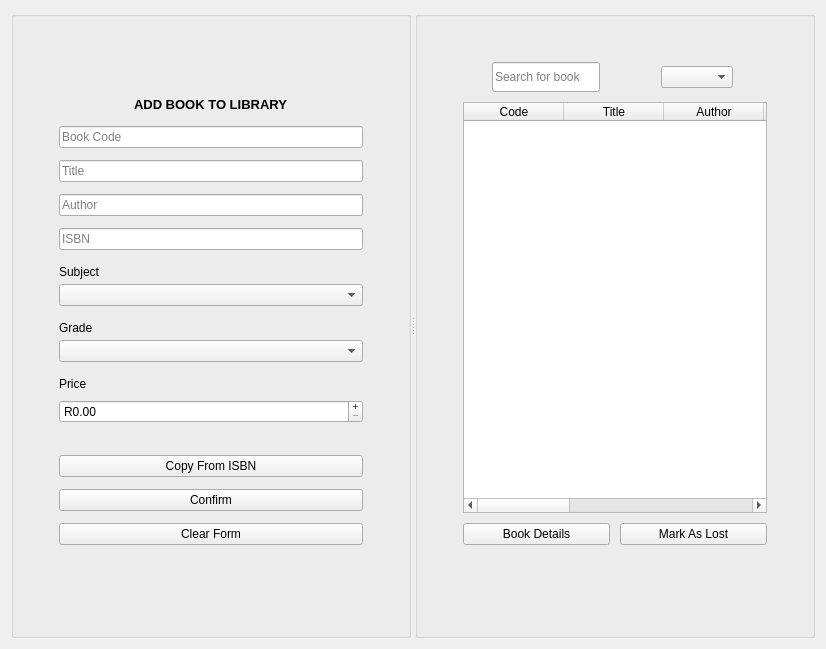
                      <widget class="QWidget" name="page_addViewBooks">
                       <layout class="QHBoxLayout" name="horizontalLayout_21">
                        <item>
                         <widget class="QSplitter" name="splitter_books">
                          <property name="orientation">
                           <enum>Qt::Orientation::Horizontal</enum>
                          </property>
                          <property name="childrenCollapsible">
                           <bool>false</bool>
                          </property>
                          <widget class="QGroupBox" name="groupBox_addBook">
                           <property name="minimumSize">
                            <size>
                             <width>400</width>
                             <height>0</height>
                            </size>
                           </property>
                           <property name="font">
                            <font>
                             <bold>false</bold>
                            </font>
                           </property>
                           <property name="title">
                            <string />
                           </property>
                           <layout class="QVBoxLayout" name="verticalLayout_61">
                            <property name="spacing">
                             <number>12</number>
                            </property>
                            <property name="leftMargin">
                             <number>45</number>
                            </property>
                            <property name="topMargin">
                             <number>15</number>
                            </property>
                            <property name="rightMargin">
                             <number>45</number>
                            </property>
                            <property name="bottomMargin">
                             <number>15</number>
                            </property>
                            <item alignment="Qt::AlignmentFlag::AlignHCenter">
                             <widget class="QLabel" name="label_addBookTIcon">
                              <property name="minimumSize">
                               <size>
                                <width>50</width>
                                <height>50</height>
                               </size>
                              </property>
                              <property name="maximumSize">
                               <size>
                                <width>50</width>
                                <height>50</height>
                               </size>
                              </property>
                              <property name="text">
                               <string />
                              </property>
                              <property name="pixmap">
                               <pixmap resource="../resources.qrc">:/icons/icons/book/book_6_40dp_E3E3E3_FILL0_wght300_GRAD0_opsz40.svg</pixmap>
                              </property>
                             </widget>
                            </item>
                            <item alignment="Qt::AlignmentFlag::AlignHCenter">
                             <widget class="QLabel" name="label_adBookTitle">
                              <property name="minimumSize">
                               <size>
                                <width>0</width>
                                <height>20</height>
                               </size>
                              </property>
                              <property name="maximumSize">
                               <size>
                                <width>16777215</width>
                                <height>20</height>
                               </size>
                              </property>
                              <property name="font">
                               <font>
                                <pointsize>10</pointsize>
                                <bold>true</bold>
                               </font>
                              </property>
                              <property name="text">
                               <string>ADD BOOK TO LIBRARY</string>
                              </property>
                             </widget>
                            </item>
                            <item>
                             <widget class="QLineEdit" name="lineEdit_bookCode">
                              <property name="text">
                               <string />
                              </property>
                              <property name="placeholderText">
                               <string>Book Code</string>
                              </property>
                             </widget>
                            </item>
                            <item>
                             <widget class="QLineEdit" name="lineEdit_bookTitle">
                              <property name="text">
                               <string />
                              </property>
                              <property name="placeholderText">
                               <string>Title</string>
                              </property>
                             </widget>
                            </item>
                            <item>
                             <widget class="QLineEdit" name="lineEdit_bookAuthor">
                              <property name="text">
                               <string />
                              </property>
                              <property name="placeholderText">
                               <string>Author</string>
                              </property>
                             </widget>
                            </item>
                            <item>
                             <widget class="QLineEdit" name="lineEdit_bookISBN">
                              <property name="text">
                               <string />
                              </property>
                              <property name="placeholderText">
                               <string>ISBN</string>
                              </property>
                             </widget>
                            </item>
                            <item>
                             <layout class="QVBoxLayout" name="verticalLayout_34">
                              <property name="spacing">
                               <number>2</number>
                              </property>
                              <item>
                               <widget class="QLabel" name="label_addBookSubjectTitle">
                                <property name="minimumSize">
                                 <size>
                                  <width>0</width>
                                  <height>20</height>
                                 </size>
                                </property>
                                <property name="maximumSize">
                                 <size>
                                  <width>16777215</width>
                                  <height>20</height>
                                 </size>
                                </property>
                                <property name="text">
                                 <string>Subject</string>
                                </property>
                                <property name="buddy">
                                 <cstring>comboBox_bookSubject</cstring>
                                </property>
                               </widget>
                              </item>
                              <item>
                               <widget class="QComboBox" name="comboBox_bookSubject">
                                </widget>
                              </item>
                             </layout>
                            </item>
                            <item>
                             <layout class="QVBoxLayout" name="verticalLayout_59">
                              <property name="spacing">
                               <number>2</number>
                              </property>
                              <item>
                               <widget class="QLabel" name="label_addBookGradeTitle">
                                <property name="minimumSize">
                                 <size>
                                  <width>0</width>
                                  <height>20</height>
                                 </size>
                                </property>
                                <property name="maximumSize">
                                 <size>
                                  <width>16777215</width>
                                  <height>20</height>
                                 </size>
                                </property>
                                <property name="text">
                                 <string>Grade</string>
                                </property>
                                <property name="buddy">
                                 <cstring>comboBox_bookGrade</cstring>
                                </property>
                               </widget>
                              </item>
                              <item>
                               <widget class="QComboBox" name="comboBox_bookGrade">
                                </widget>
                              </item>
                             </layout>
                            </item>
                            <item>
                             <layout class="QVBoxLayout" name="verticalLayout_60">
                              <property name="spacing">
                               <number>6</number>
                              </property>
                              <item>
                               <widget class="QLabel" name="label_addBookPriceTitle">
                                <property name="minimumSize">
                                 <size>
                                  <width>0</width>
                                  <height>20</height>
                                 </size>
                                </property>
                                <property name="maximumSize">
                                 <size>
                                  <width>16777215</width>
                                  <height>20</height>
                                 </size>
                                </property>
                                <property name="text">
                                 <string>Price</string>
                                </property>
                                <property name="buddy">
                                 <cstring>doubleSpinBox_bookPrice</cstring>
                                </property>
                               </widget>
                              </item>
                              <item>
                               <widget class="QDoubleSpinBox" name="doubleSpinBox_bookPrice">
                                <property name="buttonSymbols">
                                 <enum>QAbstractSpinBox::ButtonSymbols::PlusMinus</enum>
                                </property>
                                <property name="prefix">
                                 <string>R</string>
                                </property>
                                <property name="maximum">
                                 <double>50000.000000000000000</double>
                                </property>
                               </widget>
                              </item>
                              <item>
                               <widget class="QLabel" name="label_bookStatus">
                                <property name="text">
                                 <string />
                                </property>
                               </widget>
                              </item>
                             </layout>
                            </item>
                            <item>
                             <layout class="QVBoxLayout" name="verticalLayout_62">
                              <item>
                               <widget class="QPushButton" name="pushButton_copyFromISBN">
                                <property name="text">
                                 <string>Copy From ISBN</string>
                                </property>
                               </widget>
                              </item>
                              <item>
                               <widget class="QPushButton" name="pushButton_confirmAdd">
                                <property name="text">
                                 <string>Confirm</string>
                                </property>
                               </widget>
                              </item>
                              <item>
                               <widget class="QPushButton" name="pushButton_clearForm">
                                <property name="text">
                                 <string>Clear Form</string>
                                </property>
                               </widget>
                              </item>
                             </layout>
                            </item>
                            <item>
                             <spacer name="verticalSpacer_10">
                              <property name="orientation">
                               <enum>Qt::Orientation::Vertical</enum>
                              </property>
                              <property name="sizeType">
                               <enum>QSizePolicy::Policy::Maximum</enum>
                              </property>
                              <property name="sizeHint" stdset="0">
                               <size>
                                <width>29</width>
                                <height>75</height>
                               </size>
                              </property>
                             </spacer>
                            </item>
                           </layout>
                          </widget>
                          <widget class="QGroupBox" name="groupBox_utilitiesBook">
                           <property name="minimumSize">
                            <size>
                             <width>400</width>
                             <height>0</height>
                            </size>
                           </property>
                           <property name="title">
                            <string />
                           </property>
                           <layout class="QGridLayout" name="gridLayout_9">
                            <property name="leftMargin">
                             <number>45</number>
                            </property>
                            <property name="topMargin">
                             <number>45</number>
                            </property>
                            <property name="rightMargin">
                             <number>45</number>
                            </property>
                            <property name="bottomMargin">
                             <number>15</number>
                            </property>
                            <property name="spacing">
                             <number>10</number>
                            </property>
                            <item row="1" column="0">
                             <spacer name="verticalSpacer_12">
                              <property name="orientation">
                               <enum>Qt::Orientation::Vertical</enum>
                              </property>
                              <property name="sizeType">
                               <enum>QSizePolicy::Policy::Maximum</enum>
                              </property>
                              <property name="sizeHint" stdset="0">
                               <size>
                                <width>29</width>
                                <height>75</height>
                               </size>
                              </property>
                             </spacer>
                            </item>
                            <item row="0" column="0">
                             <layout class="QVBoxLayout" name="verticalLayout_35">
                              <item>
                               <layout class="QHBoxLayout" name="horizontalLayout_17">
                                <property name="spacing">
                                 <number>4</number>
                                </property>
                                <item>
                                 <widget class="QLabel" name="label_searchIcon">
                                  <property name="minimumSize">
                                   <size>
                                    <width>25</width>
                                    <height>25</height>
                                   </size>
                                  </property>
                                  <property name="maximumSize">
                                   <size>
                                    <width>25</width>
                                    <height>25</height>
                                   </size>
                                  </property>
                                  <property name="text">
                                   <string />
                                  </property>
                                  <property name="pixmap">
                                   <pixmap resource="../resources.qrc">:/icons/icons/utils/search_40dp_E3E3E3_FILL0_wght300_GRAD0_opsz40.svg</pixmap>
                                  </property>
                                  <property name="scaledContents">
                                   <bool>true</bool>
                                  </property>
                                 </widget>
                                </item>
                                <item>
                                 <widget class="QLineEdit" name="lineEdit_searchBooks">
                                  <property name="minimumSize">
                                   <size>
                                    <width>0</width>
                                    <height>30</height>
                                   </size>
                                  </property>
                                  <property name="maximumSize">
                                   <size>
                                    <width>16777215</width>
                                    <height>30</height>
                                   </size>
                                  </property>
                                  <property name="text">
                                   <string />
                                  </property>
                                  <property name="placeholderText">
                                   <string>Search for book</string>
                                  </property>
                                 </widget>
                                </item>
                                <item>
                                 <spacer name="horizontalSpacer_4">
                                  <property name="orientation">
                                   <enum>Qt::Orientation::Horizontal</enum>
                                  </property>
                                  <property name="sizeHint" stdset="0">
                                   <size>
                                    <width>40</width>
                                    <height>20</height>
                                   </size>
                                  </property>
                                 </spacer>
                                </item>
                                <item>
                                 <widget class="QComboBox" name="comboBox_sortBooks">
                                  <property name="placeholderText">
                                   <string>Sort By</string>
                                  </property>
                                 </widget>
                                </item>
                                <item>
                                 <widget class="QPushButton" name="pushButton_refreshBooks">
                                  <property name="minimumSize">
                                   <size>
                                    <width>30</width>
                                    <height>30</height>
                                   </size>
                                  </property>
                                  <property name="maximumSize">
                                   <size>
                                    <width>30</width>
                                    <height>30</height>
                                   </size>
                                  </property>
                                  <property name="text">
                                   <string />
                                  </property>
                                  <property name="icon">
                                   <iconset resource="../resources.qrc">
                                    <normaloff>:/icons/icons/utils/refresh.png</normaloff>:/icons/icons/utils/refresh.png</iconset>
                                  </property>
                                  <property name="iconSize">
                                   <size>
                                    <width>20</width>
                                    <height>20</height>
                                   </size>
                                  </property>
                                  <property name="flat">
                                   <bool>true</bool>
                                  </property>
                                 </widget>
                                </item>
                               </layout>
                              </item>
                              <item>
                               <widget class="QTableWidget" name="tableWidget_books">
                                <property name="alternatingRowColors">
                                 <bool>true</bool>
                                </property>
                                <property name="sortingEnabled">
                                 <bool>true</bool>
                                </property>
                                <attribute name="verticalHeaderVisible">
                                 <bool>false</bool>
                                </attribute>
                                <attribute name="verticalHeaderHighlightSections">
                                 <bool>false</bool>
                                </attribute>
                                <column>
                                 <property name="text">
                                  <string>Code</string>
                                 </property>
                                </column>
                                <column>
                                 <property name="text">
                                  <string>Title</string>
                                 </property>
                                </column>
                                <column>
                                 <property name="text">
                                  <string>Author</string>
                                 </property>
                                </column>
                                <column>
                                 <property name="text">
                                  <string>ISBN</string>
                                 </property>
                                </column>
                                <column>
                                 <property name="text">
                                  <string>Status</string>
                                 </property>
                                </column>
                                <column>
                                 <property name="text">
                                  <string>Quantity</string>
                                 </property>
                                </column>
                                <column>
                                 <property name="text">
                                  <string>Grade</string>
                                 </property>
                                </column>
                                <column>
                                 <property name="text">
                                  <string>Price</string>
                                 </property>
                                </column>
                                <column>
                                 <property name="text">
                                  <string>Subject</string>
                                 </property>
                                </column>
                               </widget>
                              </item>
                              <item>
                               <layout class="QHBoxLayout" name="horizontalLayout_18">
                                <item>
                                 <widget class="QPushButton" name="pushButton_bookDetails">
                                  <property name="text">
                                   <string>Book Details</string>
                                  </property>
                                 </widget>
                                </item>
                                <item>
                                 <widget class="QPushButton" name="pushButton_markAsLost">
                                  <property name="text">
                                   <string>Mark As Lost</string>
                                  </property>
                                 </widget>
                                </item>
                               </layout>
                              </item>
                             </layout>
                            </item>
                           </layout>
                          </widget>
                         </widget>
                        </item>
                       </layout>
                      </widget>
